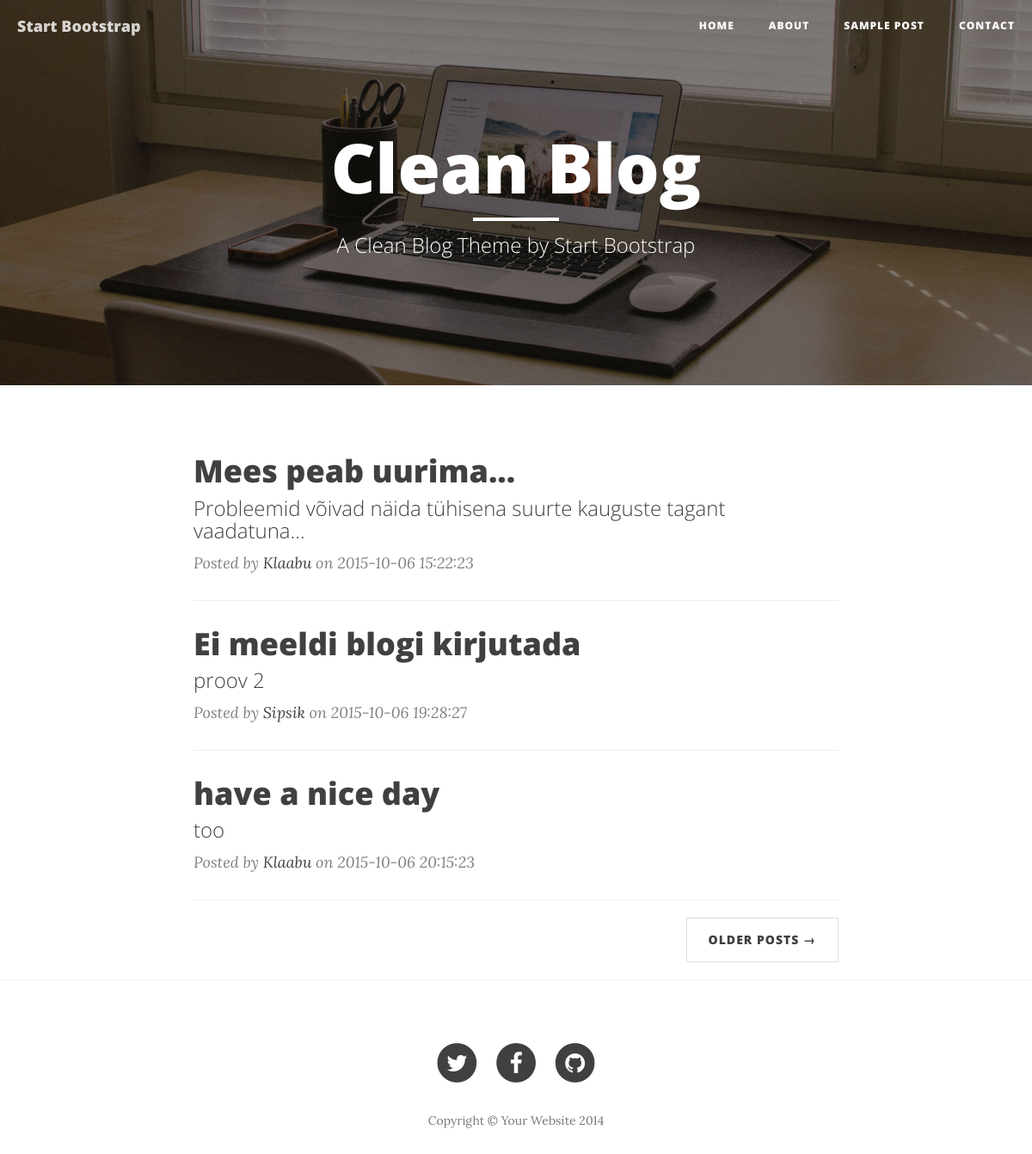
The page / on the database its author committed.
### tables this page shows
CREATE TABLE IF NOT EXISTS `posts` (
`post_id` smallint(11) unsigned NOT NULL,
  `author_id` int(10) unsigned NOT NULL,
  `post_title` varchar(255) NOT NULL,
  `post_description` varchar(255) NOT NULL,
  `post_text` text NOT NULL,
  `post_created` datetime NOT NULL DEFAULT CURRENT_TIMESTAMP
);

CREATE TABLE IF NOT EXISTS `authors` (
`author_id` int(10) unsigned NOT NULL,
  `author_name` varchar(255) NOT NULL
);

### index.php (the view, shortened to what this page needs)
<?php
require 'include/database.php';
$q = mysqli_query($db, "SELECT * FROM posts NATURAL JOIN authors");
$posts = array();
while ($row = mysqli_fetch_assoc($q)) {
    $posts[] = $row;
}
?>
<!DOCTYPE html>
<html lang="en">
<head>
    <link href="css/bootstrap.min.css" rel="stylesheet">
    <link href="css/clean-blog.min.css" rel="stylesheet">
    <link href="http://maxcdn.bootstrapcdn.com/font-awesome/4.1.0/css/font-awesome.min.css" rel="stylesheet"
          type="text/css">
</head>
<body>
<nav class="navbar navbar-default navbar-custom navbar-fixed-top">
    <div class="container-fluid">
        <div class="navbar-header page-scroll">
            <a class="navbar-brand" href="index.php">Start Bootstrap</a>
        </div>
        <div class="collapse navbar-collapse" id="bs-example-navbar-collapse-1">
            <ul class="nav navbar-nav navbar-right">
                <li>
                    <a href="index.php">Home</a>
                </li>
                <li>
                    <a href="about.html">About</a>
                </li>
                <li>
                    <a href="post.php">Sample Post</a>
                </li>
                <li>
                    <a href="contact.html">Contact</a>
                </li>
            </ul>
        </div>
    </div>
</nav>
<header class="intro-header" style="background-image: url('img/home-bg.jpg')">
    <div class="container">
        <div class="row">
            <div class="col-lg-8 col-lg-offset-2 col-md-10 col-md-offset-1">
                <div class="site-heading">
                    <h1>Clean Blog</h1>
                    <hr class="small">
                    <span class="subheading">A Clean Blog Theme by Start Bootstrap</span>
                </div>
            </div>
        </div>
    </div>
</header>
<div class="container">
    <div class="row">
        <div class="col-lg-8 col-lg-offset-2 col-md-10 col-md-offset-1">
            <?php
            foreach ($posts as $post) { ?>
                <div class="post-preview">
                    <a href="post.php?id=<?= $post['post_id'] ?>">
                        <h2 class="post-title">
                            <?= $post['post_title'] ?>
                        </h2>
                        <h3 class="post-subtitle">
                            <?= $post['post_description'] ?>
                        </h3>
                    </a>
                    <p class="post-meta">Posted by <a href="#">
                            <?= $post['author_name'] ?>
                        </a> on <?= $post['post_created'] ?></p>
                </div>
                <hr>
            <?php }; ?>
            <ul class="pager">
                <li class="next">
                    <a href="#">Older Posts &rarr;</a>
                </li>
            </ul>
        </div>
    </div>
</div>
<hr>
<footer>
    <div class="container">
        <div class="row">
            <div class="col-lg-8 col-lg-offset-2 col-md-10 col-md-offset-1">
                <ul class="list-inline text-center">
                    <li>
                        <a href="#">
                                <span class="fa-stack fa-lg">
                                    <i class="fa fa-circle fa-stack-2x"></i>
                                    <i class="fa fa-twitter fa-stack-1x fa-inverse"></i>
                                </span>
                        </a>
                    </li>
                    <li>
                        <a href="#">
                                <span class="fa-stack fa-lg">
                                    <i class="fa fa-circle fa-stack-2x"></i>
                                    <i class="fa fa-facebook fa-stack-1x fa-inverse"></i>
                                </span>
                        </a>
                    </li>
                    <li>
                        <a href="#">
                                <span class="fa-stack fa-lg">
                                    <i class="fa fa-circle fa-stack-2x"></i>
                                    <i class="fa fa-github fa-stack-1x fa-inverse"></i>
                                </span>
                        </a>
                    </li>
                </ul>
                <p class="copyright text-muted">Copyright &copy; Your Website 2014</p>
            </div>
        </div>
    </div>
</footer>
</body>
</html>

### rows shown on the page
posts: post_title "Mees peab uurima...", post_description "Probleemid võivad näida tühisena suurte kauguste tagant vaadatuna...", author.author_name "Klaabu", post_created "2015-10-06 15:22:23"
posts: post_title "Ei meeldi blogi kirjutada", post_description "proov 2", author.author_name "Sipsik", post_created "2015-10-06 19:28:27"
posts: post_title "have a nice day", post_description "too", author.author_name "Klaabu", post_created "2015-10-06 20:15:23"
